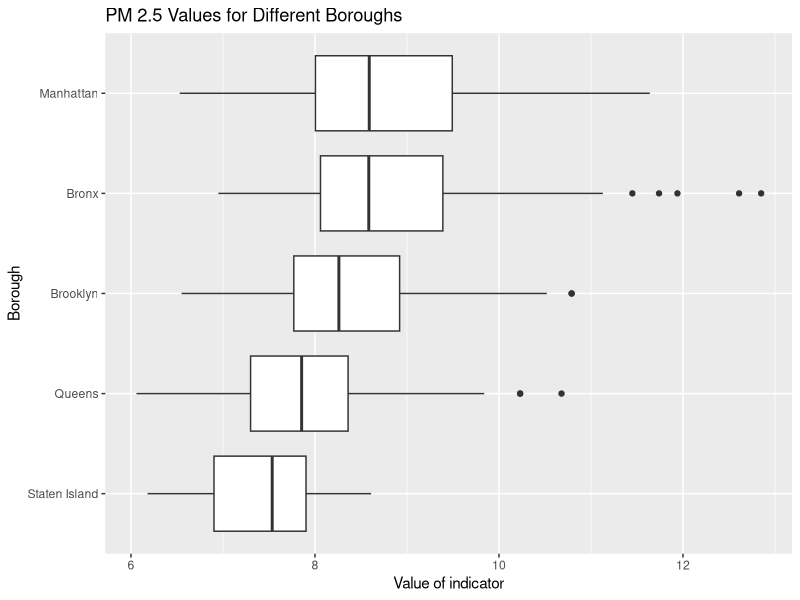
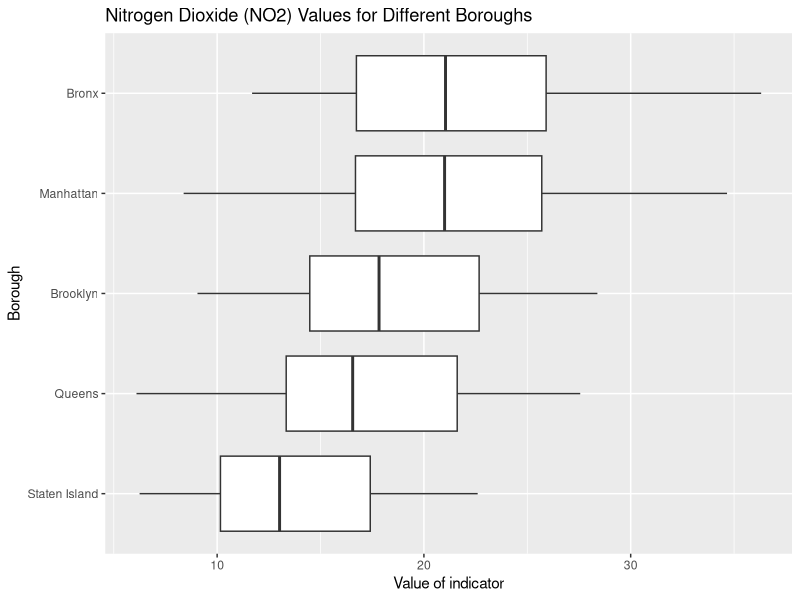
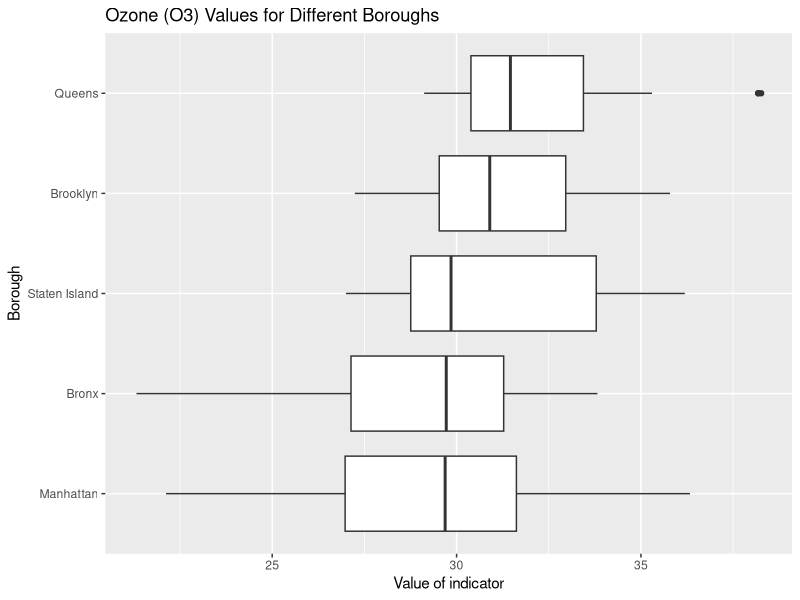

These figures' R source, in order:
## ---- chunk 1
library(ggplot2)
library(dplyr)
library(tidyverse)

## ---- chunk 2
air_quality = data.frame(read_csv('data/Air_Quality_2016_2018.csv') %>% select('Name', 'Measure', 'Geo Join ID', 'Start_Date', 'Data Value'))
air_quality = air_quality %>% filter(Measure =='Mean')
air_quality$Borough = 'Bronx'
air_quality$Geo.Join.ID = as.character(air_quality$Geo.Join.ID)
for(i in 1:nrow(air_quality)){
  tmp = substr(air_quality[i,3],1,1)
  if(tmp == '2'){
    air_quality[i,6] = 'Brooklyn'
  }
  if(tmp == '3'){
    air_quality[i,6] = 'Manhattan'
  }
  if(tmp == '4'){
    air_quality[i,6] = 'Queens'
  }
  if(tmp == '5'){
    air_quality[i,6] = 'Staten Island'
  }
}

## ---- chunk 3
d1 = air_quality %>% filter(Name == 'Fine Particulate Matter (PM2.5)') %>% select(Data.Value, Borough)
ggplot(d1,aes(x = Data.Value, y = fct_relevel(Borough,'Staten Island','Queens', 'Brooklyn','Bronx'))) + 
  geom_boxplot() +
  xlab('Value of indicator')+
  ylab('Borough')+
  ggtitle('PM 2.5 Values for Different Boroughs')
## ---- chunk 4
d2 = air_quality %>% filter(Name == 'Nitrogen Dioxide (NO2)') %>% select(Data.Value, Borough)
ggplot(d2,aes(x = Data.Value, y = fct_relevel(Borough,'Staten Island','Queens', 'Brooklyn','Manhattan'))) + 
  geom_boxplot() +
  xlab('Value of indicator')+
  ylab('Borough')+
  ggtitle('Nitrogen Dioxide (NO2) Values for Different Boroughs')
## ---- chunk 5
d3 = air_quality %>% filter(Name == 'Ozone (O3)') %>% select(Data.Value, Borough)
ggplot(d3,aes(x = Data.Value, y = fct_relevel(Borough,'Manhattan', 'Bronx','Staten Island','Brooklyn'))) + 
  geom_boxplot() +
  xlab('Value of indicator')+
  ylab('Borough')+
  ggtitle('Ozone (O3) Values for Different Boroughs')
